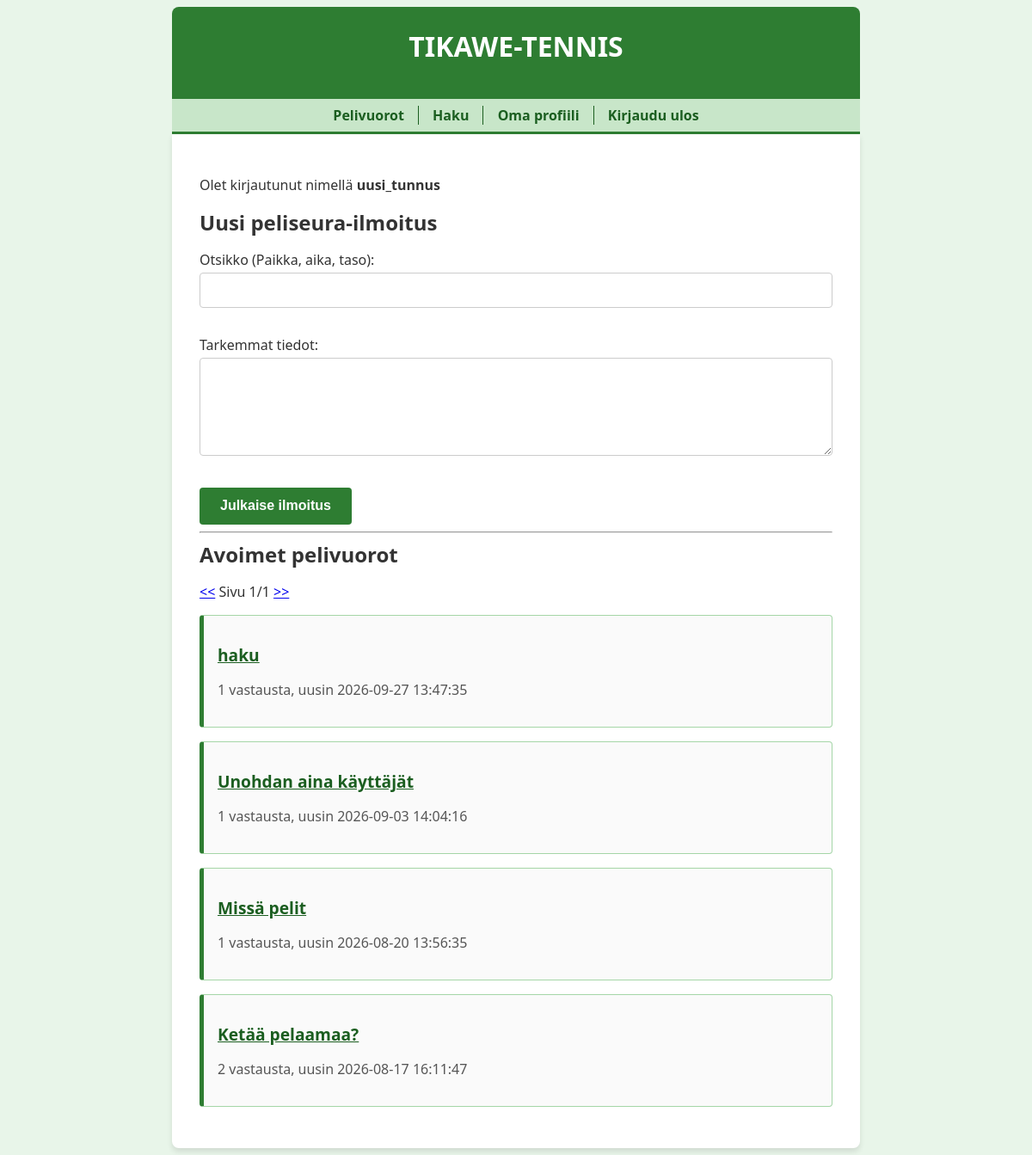
Screenshot of / (signed in) with the database file from the repository.
### tables this page shows
CREATE TABLE threads (id INTEGER PRIMARY KEY, title TEXT, user_id INTEGER REFERENCES users);

### app.py (the view)
@app.route("/")
@app.route("/<int:page>")
def index(page=1):
    page_size = 10
    total_threads = forum.thread_count()
    page_count = math.ceil(total_threads / page_size)
    page_count = max(page_count, 1)
    if page < 1:
        return redirect("/1")
    if page > page_count:
        return redirect("/" + str(page_count))
    threads = forum.get_threads(page, page_size)
    return render_template("index.html", page=page, page_count=page_count, threads=threads)

### app.py (called while the page is built)
@app.before_request
def before_request():
    g.start_time = time.time()

@app.after_request
def after_request(response):
    elapsed_time = round(time.time() - g.start_time, 2)
    print("elapsed time:", elapsed_time, "s")
    return response

### db.py (called while the page is built)
def get_connection():
    con = sqlite3.connect("database.db")
    con.execute("PRAGMA foreign_keys = ON")
    con.row_factory = sqlite3.Row
    return con

def query(sql, params=[]):
    con = get_connection()
    result = con.execute(sql, params).fetchall()
    con.close()
    return result

### forum.py (called while the page is built)
def thread_count():
    sql = "SELECT COUNT(*) FROM threads"
    result = db.query(sql)
    return result[0][0] if result else 0

def get_threads(page, page_size):
    sql = """SELECT t.id, t.title, COUNT(m.id) total, MAX(m.sent_at) last
             FROM threads t, messages m
             WHERE t.id = m.thread_id AND m.status = 1
             GROUP BY t.id
             ORDER BY t.id DESC
             LIMIT ? OFFSET ?"""
    limit = page_size
    offset = page_size * (page - 1)
    return db.query(sql, [limit, offset])

### templates/index.html (shortened to what this page needs)
{% extends "layout.html" %}
{% block content %}
  {% if session.username %}
  <p>Olet kirjautunut nimellä <strong>{{ session.username }}</strong></p>
  <h2>Uusi peliseura-ilmoitus</h2>
  <form action="/new_thread" method="post">
    <p>
      <label for="title">Otsikko (Paikka, aika, taso)</label>: <br />
      <input type="text" id="title" name="title" maxlength="100" required />
    </p>
    <p>
      <label for="content">Tarkemmat tiedot</label>: <br />
      <textarea id="content" name="content" rows="5" maxlength="5000" required></textarea>
    </p>
    <input type="submit" value="Julkaise ilmoitus" />
  </form>
  {% else %}
  <p><a href="/login">Kirjaudu sisään tai luo tunnus</a> etsiäksesi peliseuraa.</p>
  {% endif %}
  <hr />
  <h2>Avoimet pelivuorot</h2>
  <p>
    <a href="/{{ page - 1 }}">&lt;&lt;</a>
    Sivu {{ page }}/{{ page_count }}
    <a href="/{{ page + 1 }}">&gt;&gt;</a>
  </p>
  {% for thread in threads %}
  <div class="thread">
    <p>
      <a href="/thread/{{ thread.id }}" style="font-size: 1.2em; font-weight: bold; color: #1b5e20;">{{ thread.title }}</a>
    </p>
    <p style="color: #555;">
      {{ thread.total }} vastausta, uusin {{ thread.last }}
    </p>
  </div>
  {% endfor %}
{% endblock %}

### static/main.css (style rules this page uses)
body { margin: auto; max-width: 50em; font-family: 'Segoe UI', Tahoma, Geneva, Verdana, sans-serif; background-color: #e8f5e9; color: #333; }
h1, h2, h3 { margin: 0 0 0.5em 0; }
.thread { border: 1px solid #a5d6a7; border-left: 5px solid #2e7d32; margin: 1em 0; padding: 1em; border-radius: 4px; background-color: #fafafa; transition: background-color 0.2s; }
input[type="text"], input[type="password"], textarea, input[type="file"] { width: 100%; padding: 0.8em; margin-top: 0.3em; margin-bottom: 1.2em; border: 1px solid #ccc; border-radius: 4px; box-sizing: border-box; font-family: inherit; }
input[type="submit"], button { background-color: #2e7d32; color: white; padding: 0.8em 1.5em; border: none; border-radius: 4px; cursor: pointer; font-weight: bold; font-size: 1em; }

### rows the page displays
threads: title "haku", total "1", last "2026-09-27 13:47:35"
threads: title "Unohdan aina käyttäjät", total "1", last "2026-09-03 14:04:16"
threads: title "Missä pelit", total "1", last "2026-08-20 13:56:35"
threads: title "Ketää pelaamaa?", total "2", last "2026-08-17 16:11:47"

### other values shown
{{ session.username }} "uusi_tunnus"
{{ page }} "1"
{{ page_count }} "1"
